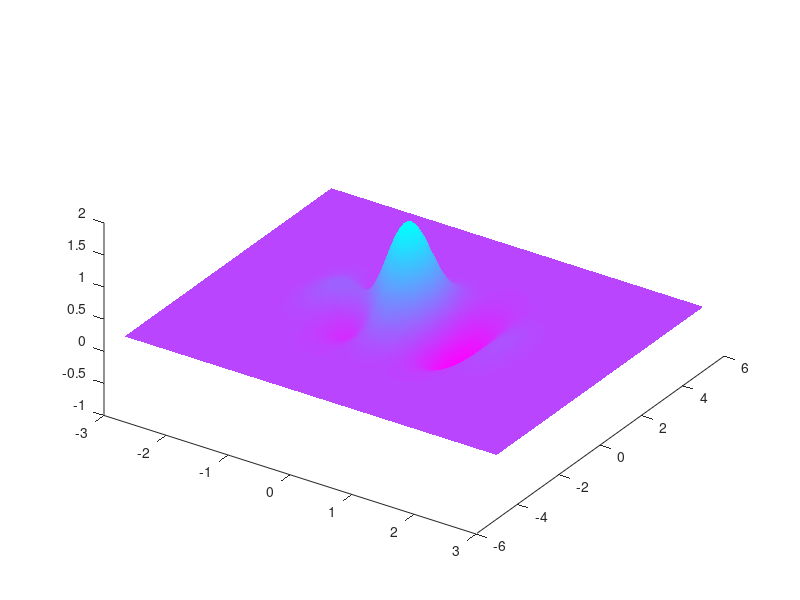

Write MATLAB code to recreate this figure.
X = linspace(-3,3,100);
Y = linspace(-5,5,100);
[x,y] = meshgrid(X,Y);
z = exp(-x.^2-y.^2/2).*cos(4*x)+exp(-3*((x+0.5).^2 + y.^2/2));
%idx = (abs(z)>0.001);
%z(idx) = 0.001*sign(z(idx));
hold on
surf(x,y,z)
colormap(flipud(cool))
shading interp
view([1 -1.5 2])
hold off